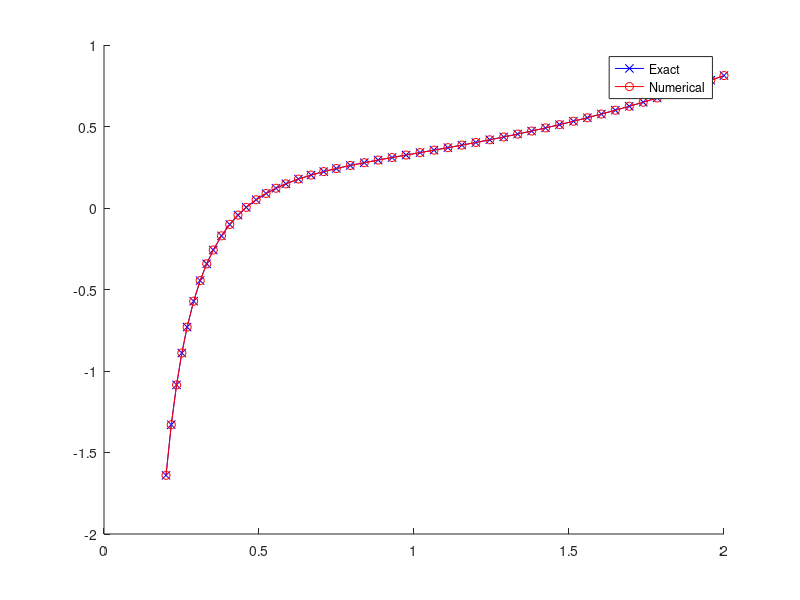
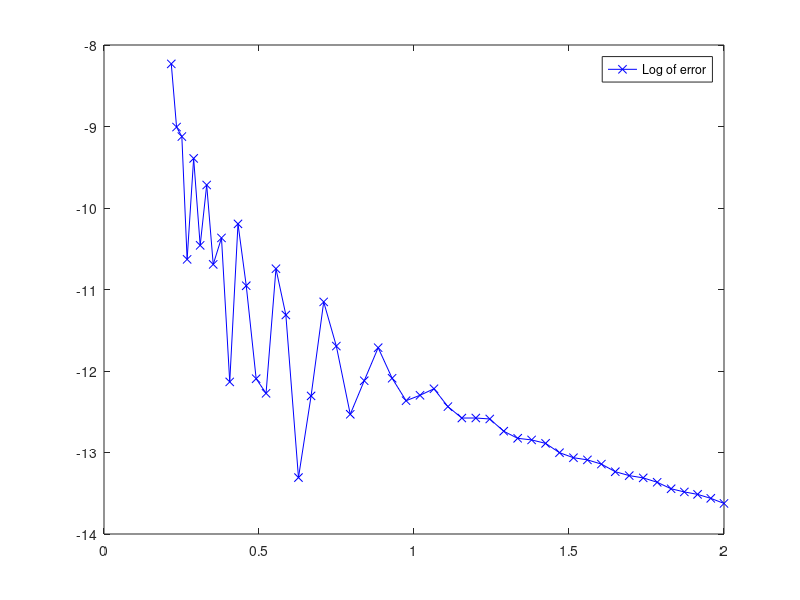

Reproduce these figures in MATLAB, in order.
yExact = @(t) (t.^2)./4 -t./3 + 1./2 - 1./(12 .* t.^2);
tspan=[.2,2];
y0=yExact(.2);
f=@(t,y) t - 1 + 1./t -2.*y/t;
[t,y]=ode45(f,tspan,y0);
figure;
hold on;
plot(t,y,'b-x');
plot(t,yExact(t),'r-o');
hold off;
legend('Exact','Numerical');
figure;
plot(t,log(abs(y - yExact(t))),'b-x');
legend('Log of error');


